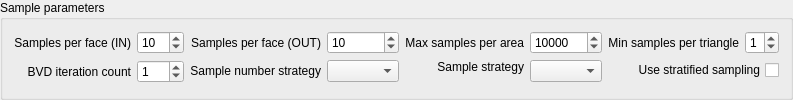
    <widget class="QGroupBox" name="groupBox">
     <property name="sizePolicy">
      <sizepolicy hsizetype="MinimumExpanding" vsizetype="Preferred">
       <horstretch>0</horstretch>
       <verstretch>0</verstretch>
      </sizepolicy>
     </property>
     <property name="title">
      <string>Sample parameters</string>
     </property>
     <layout class="QHBoxLayout" name="horizontalLayout_2">
      <item>
       <layout class="QFormLayout" name="formLayout_5">
        <property name="labelAlignment">
         <set>Qt::AlignRight|Qt::AlignTrailing|Qt::AlignVCenter</set>
        </property>
        <item row="0" column="0">
         <widget class="QLabel" name="label6">
          <property name="sizePolicy">
           <sizepolicy hsizetype="Minimum" vsizetype="Preferred">
            <horstretch>0</horstretch>
            <verstretch>0</verstretch>
           </sizepolicy>
          </property>
          <property name="text">
           <string>Samples per face (IN)</string>
          </property>
          <property name="alignment">
           <set>Qt::AlignRight|Qt::AlignTrailing|Qt::AlignVCenter</set>
          </property>
         </widget>
        </item>
        <item row="0" column="1">
         <widget class="QSpinBox" name="sb_samples_per_face_in">
          <property name="minimum">
           <number>1</number>
          </property>
          <property name="maximum">
           <number>500</number>
          </property>
          <property name="value">
           <number>10</number>
          </property>
         </widget>
        </item>
        <item row="1" column="0">
         <widget class="QLabel" name="label10">
          <property name="sizePolicy">
           <sizepolicy hsizetype="Minimum" vsizetype="Preferred">
            <horstretch>0</horstretch>
            <verstretch>0</verstretch>
           </sizepolicy>
          </property>
          <property name="text">
           <string>BVD iteration count</string>
          </property>
          <property name="alignment">
           <set>Qt::AlignRight|Qt::AlignTrailing|Qt::AlignVCenter</set>
          </property>
         </widget>
        </item>
        <item row="1" column="1">
         <widget class="QSpinBox" name="sb_bvd_iteration_count">
          <property name="maximum">
           <number>10</number>
          </property>
          <property name="value">
           <number>1</number>
          </property>
         </widget>
        </item>
       </layout>
      </item>
      <item>
       <layout class="QFormLayout" name="formLayout_6">
        <property name="labelAlignment">
         <set>Qt::AlignRight|Qt::AlignTrailing|Qt::AlignVCenter</set>
        </property>
        <item row="0" column="0">
         <widget class="QLabel" name="label7">
          <property name="sizePolicy">
           <sizepolicy hsizetype="Minimum" vsizetype="Preferred">
            <horstretch>0</horstretch>
            <verstretch>0</verstretch>
           </sizepolicy>
          </property>
          <property name="text">
           <string>Samples per face (OUT)</string>
          </property>
          <property name="alignment">
           <set>Qt::AlignRight|Qt::AlignTrailing|Qt::AlignVCenter</set>
          </property>
         </widget>
        </item>
        <item row="0" column="1">
         <widget class="QSpinBox" name="sb_samples_per_face_out">
          <property name="minimum">
           <number>1</number>
          </property>
          <property name="maximum">
           <number>500</number>
          </property>
          <property name="singleStep">
           <number>1</number>
          </property>
          <property name="value">
           <number>10</number>
          </property>
         </widget>
        </item>
        <item row="1" column="0">
         <widget class="QLabel" name="label11">
          <property name="sizePolicy">
           <sizepolicy hsizetype="Minimum" vsizetype="Preferred">
            <horstretch>0</horstretch>
            <verstretch>0</verstretch>
           </sizepolicy>
          </property>
          <property name="text">
           <string>Sample number strategy</string>
          </property>
          <property name="alignment">
           <set>Qt::AlignRight|Qt::AlignTrailing|Qt::AlignVCenter</set>
          </property>
         </widget>
        </item>
        <item row="1" column="1">
         <widget class="QComboBox" name="cb_sample_number_strategy">
          <property name="sizePolicy">
           <sizepolicy hsizetype="Minimum" vsizetype="Fixed">
            <horstretch>0</horstretch>
            <verstretch>0</verstretch>
           </sizepolicy>
          </property>
          <property name="editable">
           <bool>false</bool>
          </property>
          <property name="currentIndex">
           <number>-1</number>
          </property>
         </widget>
        </item>
       </layout>
      </item>
      <item>
       <layout class="QFormLayout" name="formLayout_7">
        <property name="labelAlignment">
         <set>Qt::AlignRight|Qt::AlignTrailing|Qt::AlignVCenter</set>
        </property>
        <item row="0" column="0">
         <widget class="QLabel" name="label8">
          <property name="sizePolicy">
           <sizepolicy hsizetype="Minimum" vsizetype="Preferred">
            <horstretch>0</horstretch>
            <verstretch>0</verstretch>
           </sizepolicy>
          </property>
          <property name="text">
           <string>Max samples per area</string>
          </property>
          <property name="alignment">
           <set>Qt::AlignRight|Qt::AlignTrailing|Qt::AlignVCenter</set>
          </property>
         </widget>
        </item>
        <item row="0" column="1">
         <widget class="QSpinBox" name="sb_max_samples_per_area">
          <property name="minimum">
           <number>1000</number>
          </property>
          <property name="maximum">
           <number>100000</number>
          </property>
          <property name="value">
           <number>10000</number>
          </property>
         </widget>
        </item>
        <item row="1" column="1">
         <widget class="QComboBox" name="cb_sample_strategy">
          <property name="sizePolicy">
           <sizepolicy hsizetype="Minimum" vsizetype="Fixed">
            <horstretch>0</horstretch>
            <verstretch>0</verstretch>
           </sizepolicy>
          </property>
          <property name="editable">
           <bool>false</bool>
          </property>
          <property name="currentIndex">
           <number>-1</number>
          </property>
         </widget>
        </item>
        <item row="1" column="0">
         <widget class="QLabel" name="label12">
          <property name="sizePolicy">
           <sizepolicy hsizetype="Minimum" vsizetype="Fixed">
            <horstretch>0</horstretch>
            <verstretch>0</verstretch>
           </sizepolicy>
          </property>
          <property name="text">
           <string>Sample strategy</string>
          </property>
          <property name="alignment">
           <set>Qt::AlignRight|Qt::AlignTrailing|Qt::AlignVCenter</set>
          </property>
         </widget>
        </item>
       </layout>
      </item>
      <item>
       <layout class="QFormLayout" name="formLayout_8">
        <property name="labelAlignment">
         <set>Qt::AlignRight|Qt::AlignTrailing|Qt::AlignVCenter</set>
        </property>
        <item row="0" column="0">
         <widget class="QLabel" name="label9">
          <property name="sizePolicy">
           <sizepolicy hsizetype="Minimum" vsizetype="Preferred">
            <horstretch>0</horstretch>
            <verstretch>0</verstretch>
           </sizepolicy>
          </property>
          <property name="layoutDirection">
           <enum>Qt::LeftToRight</enum>
          </property>
          <property name="text">
           <string>Min samples per triangle</string>
          </property>
          <property name="alignment">
           <set>Qt::AlignRight|Qt::AlignTrailing|Qt::AlignVCenter</set>
          </property>
         </widget>
        </item>
        <item row="0" column="1">
         <widget class="QSpinBox" name="sb_min_samples_per_triangle">
          <property name="maximum">
           <number>5</number>
          </property>
          <property name="value">
           <number>1</number>
          </property>
         </widget>
        </item>
        <item row="1" column="0" colspan="2">
         <widget class="QCheckBox" name="cb_use_stratified_sampling">
          <property name="layoutDirection">
           <enum>Qt::RightToLeft</enum>
          </property>
          <property name="text">
           <string>Use stratified sampling</string>
          </property>
          <property name="checked">
           <bool>false</bool>
          </property>
         </widget>
        </item>
       </layout>
      </item>
     </layout>
    </widget>
